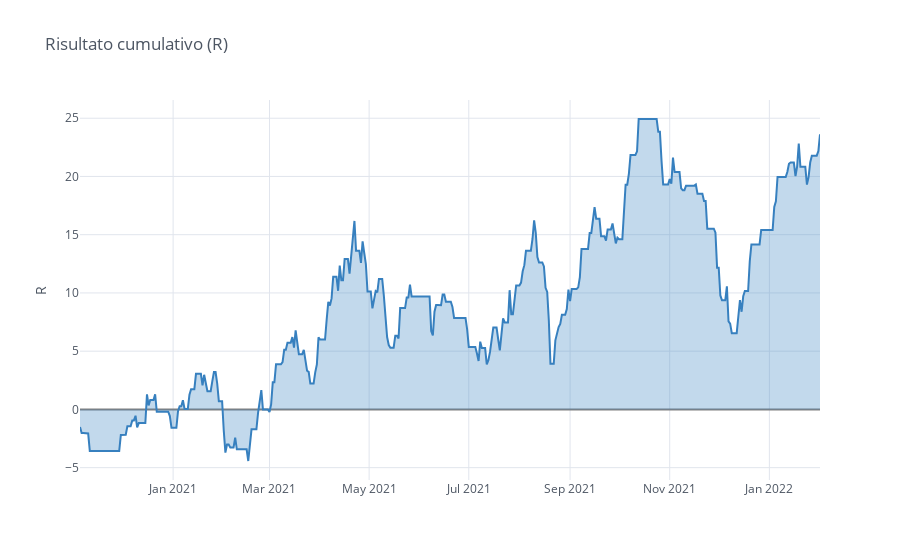

Notebook cell for this chart:
### Code cell
df = full_daniel_by_close.cumsum().resample('1440T').mean().interpolate('pad')
df.iplot(kind='scatter', y=['result'], title='Risultato cumulativo (R)', width=2,
         yTitle='R', fill=True, color='blue', zerolinecolor='grey', opacity=1)

### Figure 1 — Plotly figure (JSON) as saved in the notebook; plotly's stock layout.template omitted (floating-point values rounded to 4 significant figures; data arrays with more than 128 entries replaced by an {"elided": "..."} marker saying what was removed)
{"data": [{"fill": "tozeroy", "fillcolor": "rgba(55, 128, 191, 0.3)", "line": {"color": "rgba(55, 128, 191, 1.0)", "dash": "solid", "shape": "linear", "width": 2}, "mode": "lines", "name": "result", "text": "", "type": "scatter", "x": {"elided": "454 str values"}, "y": {"elided": "454 float values"}}], "layout": {"legend": {"bgcolor": "#FFFFFF", "font": {"color": "#4D5663"}}, "paper_bgcolor": "#FFFFFF", "plot_bgcolor": "#FFFFFF", "title": {"font": {"color": "#4D5663"}, "text": "Risultato cumulativo (R)"}, "xaxis": {"gridcolor": "#E1E5ED", "showgrid": true, "tickfont": {"color": "#4D5663"}, "title": {"font": {"color": "#4D5663"}, "text": ""}, "zerolinecolor": "grey"}, "yaxis": {"gridcolor": "#E1E5ED", "showgrid": true, "tickfont": {"color": "#4D5663"}, "title": {"font": {"color": "#4D5663"}, "text": "R"}, "zerolinecolor": "grey"}}}
